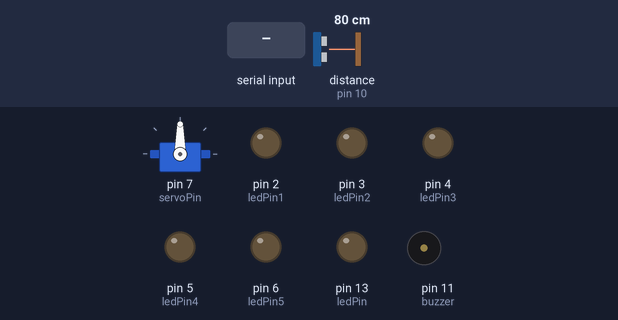
A sketch run on a simulated Arduino Uno, built with avr-gcc and run on an emulated ATmega328P. Parts: servo, output pins drawn as LEDs (lit = HIGH), buzzer (waves = sounding, pin HIGH). Wiring (inferred from the names in the program): ultrasonic range finder: trigger pin 9; echo pin 10. The test bench sets the inputs (shaded band); at power-on: distance to the obstacle (sensor on pin 10) 80 cm. The echo pulse lasts 58.3 µs per cm; pins used as bus, display or sensor lines are not drawn.

Above: at 1.2 s.
1.3 s: distance to the obstacle (sensor on pin 10) set to 19 cm
3.2 s: distance to the obstacle (sensor on pin 10) set to 15 cm
At 4.6 s:
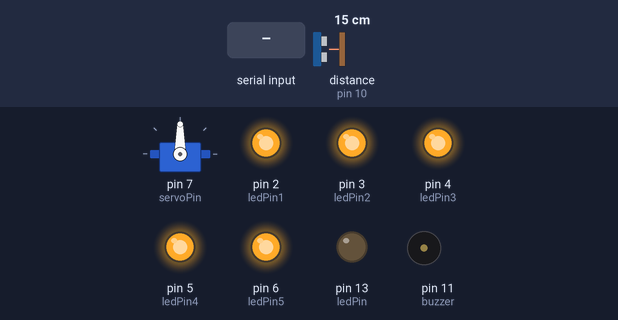
5.5 s: "90,45\n" received over Serial
At 6.7 s:
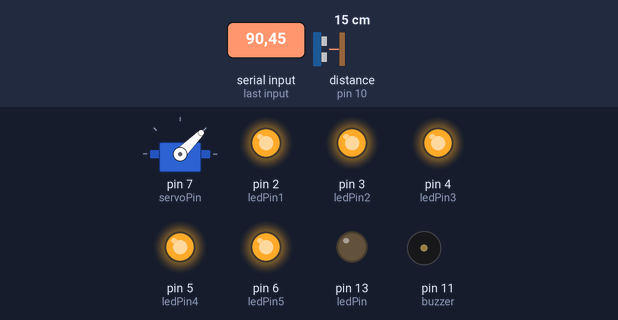
7.0 s: "30,150\n" received over Serial
At 7.9 s:
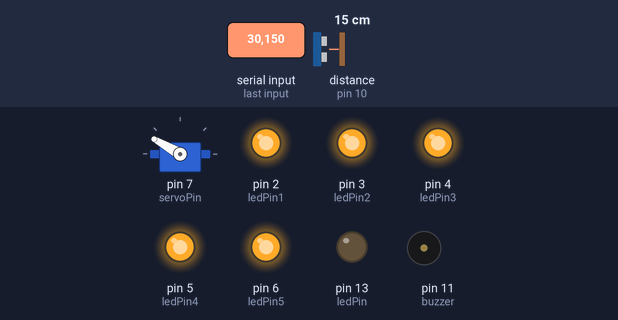
8.5 s: "5\n" received over Serial
At 8.8 s:
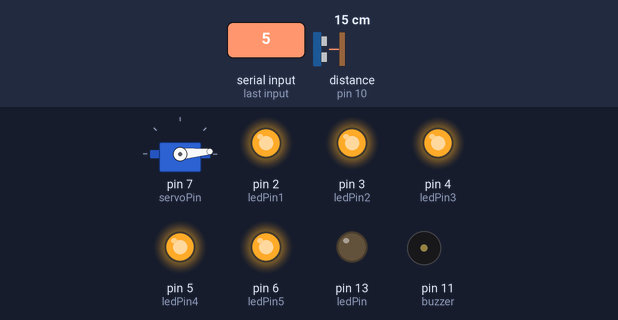
10.0 s: "200\n" received over Serial
At 11.2 s:
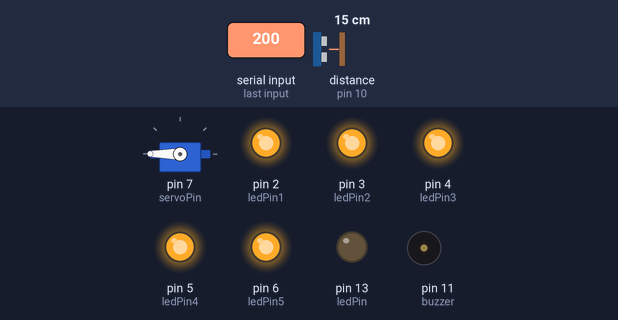
Timing chart, 0 to 12.5 s (numbered marks = the images above; inputs shaded):
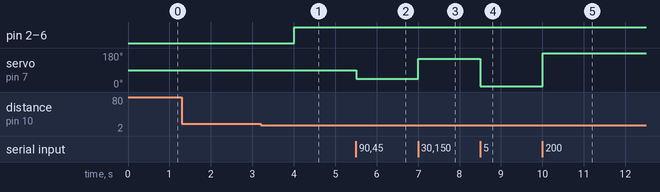

Measured:
- the behaviour switches between 17 and 16 cm on distance to the obstacle (sensor on pin 10) (found by bisection; images 0 and 1)
- after the input at 1.3 s, every drawn part: stays the same
- after the input at 3.2 s, pin 2 (ledPin1), pin 3 (ledPin2), pin 4 (ledPin3), pin 5 (ledPin4), pin 6 (ledPin5): LOW → HIGH after 0.81 s
- after the input at 5.5 s, servo on pin 7 (servoPin): 90° → 45° at once
- after the input at 7.0 s, servo on pin 7 (servoPin): 45° → 150° at once
- after the input at 8.5 s, servo on pin 7 (servoPin): 150° → 5° at once
- after the input at 10.0 s, servo on pin 7 (servoPin): 5° → 180° at once

The sketch:

SmartDustbin.ino
```cpp
#include <Servo.h>   //servo library

// defines pins numbers
const int trigPin = 9;
const int echoPin = 10;
const int buzzer = 11;
const int ledPin = 13;

const int ledPin1 = 2;
const int ledPin2 = 3;
const int ledPin3 = 4;
const int ledPin4 = 5;
const int ledPin5 = 6;
int servoPin = 7;
int val;

// defines variables
long duration;
int distance;
int safetyDistance;

Servo myservo;

void setup() {
pinMode(trigPin, OUTPUT); // Sets the trigPin as an Output
pinMode(echoPin, INPUT); // Sets the echoPin as an Input
pinMode(buzzer, OUTPUT);
pinMode(ledPin, OUTPUT);

pinMode(ledPin1, OUTPUT);
pinMode(ledPin2, OUTPUT);
pinMode(ledPin3, OUTPUT);
pinMode(ledPin4, OUTPUT);
pinMode(ledPin5, OUTPUT);
Serial.begin(9600); // Starts the serial communication
myservo.attach(servoPin);
}

void down(){
  Serial.println("down function is called");
  myservo.write(0);
}

void up(){
  Serial.println("up function is called");
  myservo.write(180);
  delay(3000);
}


void loop() {
// Clears the trigPin
digitalWrite(trigPin, LOW);
delayMicroseconds(2);

// Sets the trigPin on HIGH state for 10 micro seconds
digitalWrite(trigPin, HIGH);
delayMicroseconds(10);
digitalWrite(trigPin, LOW);

// Reads the echoPin, returns the sound wave travel time in microseconds
duration = pulseIn(echoPin, HIGH);

// Calculating the distance
distance= duration*0.034/2;

safetyDistance = distance;
if (safetyDistance <= 15){
  digitalWrite(ledPin1, HIGH);
  digitalWrite(ledPin2, HIGH);
  digitalWrite(ledPin3, HIGH);
  digitalWrite(ledPin4, HIGH);
  digitalWrite(ledPin5, HIGH);
}
else{
  digitalWrite(ledPin1, LOW);
  digitalWrite(ledPin2, LOW);
  digitalWrite(ledPin3, LOW);
  digitalWrite(ledPin4, LOW);
  digitalWrite(ledPin5, LOW);
}

val = Serial.parseInt();
if(val > 0){

  myservo.write(val);
}


// Prints the distance on the Serial Monitor
//Serial.print("Distance: ");
//Serial.println(distance);
}
```
